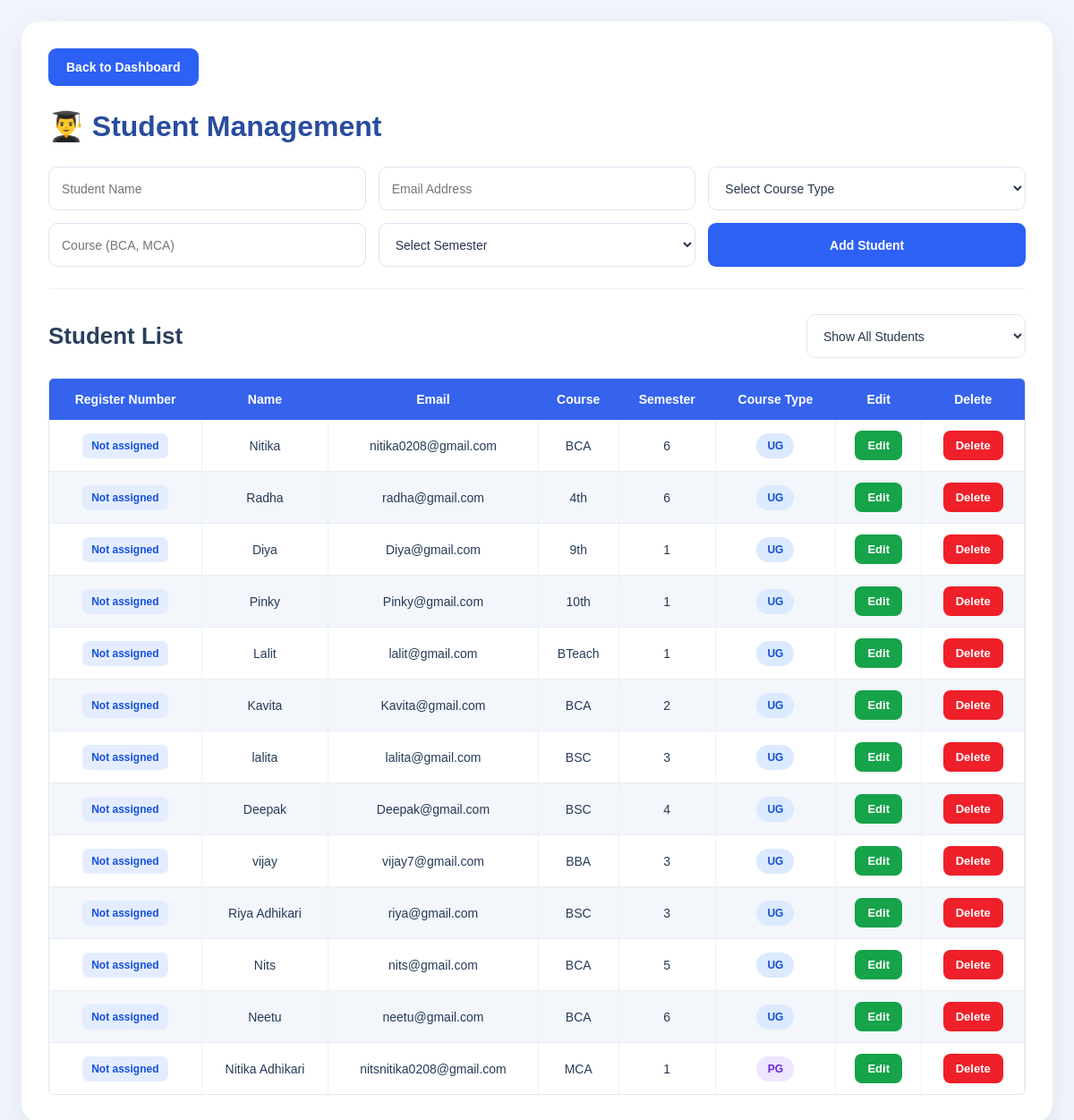
The app's page /students, older data.
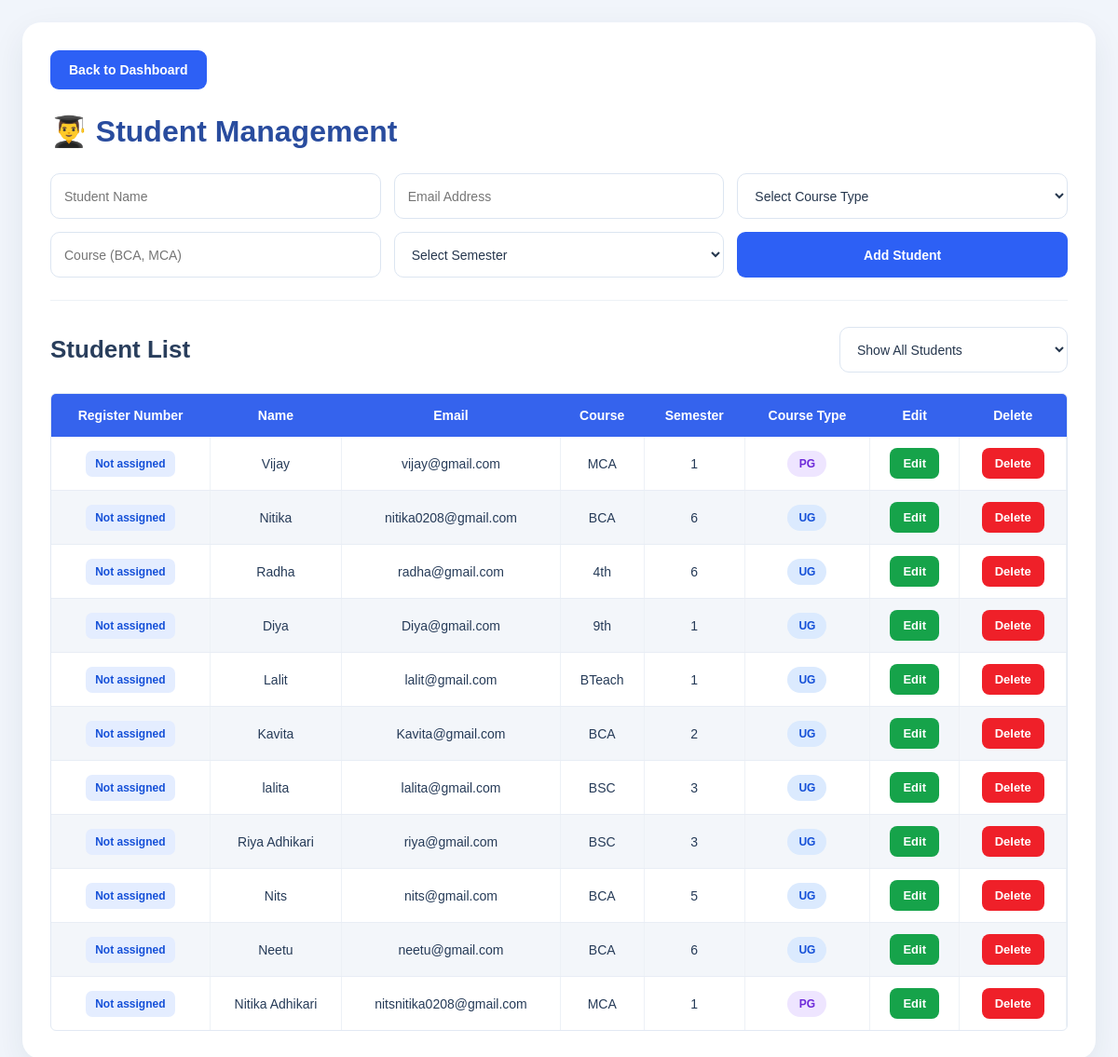
The same page, newer data.
### tables this page shows
CREATE TABLE students (
            id INTEGER PRIMARY KEY AUTOINCREMENT,
            name TEXT NOT NULL,
            email TEXT,
            course TEXT,
            semester TEXT,
            course_type TEXT DEFAULT 'UG'
        );

### app.py (the view, shortened to what this page needs)
@app.route("/students", methods=["GET", "POST"])
def students():
    conn = get_db()
    course_filter = request.args.get(
        "course_type", ""
    ).strip().upper()
    if course_filter not in ("UG", "PG"):
        course_filter = ""
    students_data = conn.execute("""
        SELECT
            s.*,
            UPPER(TRIM(COALESCE(s.course_type, '')))
                AS display_course_type
        FROM students s
        ORDER BY s.id DESC
    """).fetchall()
    conn.close()
    return render_template(
        "students.html",
        students=students_data,
        course_filter=course_filter
    )

### app.py (called while the page is built)
def get_db():
    conn = sqlite3.connect(DB_PATH)
    conn.row_factory = sqlite3.Row
    return conn

### templates/students.html (shortened to what this page needs)
<!DOCTYPE html>
<html lang="en">
<head>
</head>
<body>
<div class="container">
    <a href="{{ url_for('dashboard') }}" class="back-btn">
        Back to Dashboard
    </a>
    <h1>👨‍🎓 Student Management</h1>
    <form method="POST"
          action="{{ url_for('students') }}"
          class="student-form">
        <input
            type="text"
            name="name"
            placeholder="Student Name"
            required>
        <input
            type="email"
            name="email"
            placeholder="Email Address">
        <select name="course_type" required>
            <option value="">Select Course Type</option>
        </select>
        <input
            type="text"
            name="course"
            placeholder="Course (BCA, MCA)"
            required>
        <select name="semester" required>
            <option value="">Select Semester</option>
        </select>
        <button type="submit" class="add-btn">
            Add Student
        </button>
    </form>
    <hr class="divider">
    <div class="list-heading">
        <h2>Student List</h2>
        <select id="studentFilter" class="filter"
                aria-label="Filter students">
            <option value="ALL">Show All Students</option>
        </select>
    </div>
    <div class="table-wrapper">
        <table>
            <thead>
                <tr>
                    <th>Register Number</th>
                    <th>Name</th>
                    <th>Email</th>
                    <th>Course</th>
                    <th>Semester</th>
                    <th>Course Type</th>
                    <th>Edit</th>
                    <th>Delete</th>
                </tr>
            </thead>
            <tbody id="studentTableBody">
            {% for student in students %}
                {% set student_type = (student['course_type'] or '')|upper|trim %}
                <tr data-course-type="{{ student_type }}">
                    <td>
                        <span class="register-number">
                            {{ student['student_code'] or 'Not assigned' }}
                        </span>
                    </td>
                    <td>{{ student['name'] }}</td>
                    <td>{{ student['email'] or '-' }}</td>
                    <td>{{ student['course'] or '-' }}</td>
                    <td>{{ student['semester'] or '-' }}</td>
                    <td>
                        {% if student_type == 'UG' %}
                            <span class="course-badge ug">UG</span>
                        {% elif student_type == 'PG' %}
                            <span class="course-badge pg">PG</span>
                        {% else %}
                            <span class="course-badge unknown">Not Set</span>
                        {% endif %}
                    </td>
                    <td>
                        <a
                            href="{{ url_for('edit_student', id=student['id']) }}"
                            class="action-btn edit-btn">
                            Edit
                        </a>
                    </td>
                    <td>
                        <button
                            type="button"
                            class="action-btn delete-btn"
                            data-student-id="{{ student['id'] }}"
                            data-student-name="{{ student['name']|e }}"
                            onclick="openDeleteModal(this)">
                            Delete
                        </button>
                    </td>
                </tr>
            {% else %}
                <tr>
                    <td colspan="8" class="empty-row">
                        No students found. Add your first student above.
                    </td>
                </tr>
            {% endfor %}
            </tbody>
        </table>
    </div>
</div>
</body>
</html>

Row changes from the older to the newer data that the page shows:
removed students: student "Not assigned", name "Pinky", email "Pinky@gmail.com", course "10th", semester "1", shows "UG"
removed students: student "Not assigned", name "Deepak", email "Deepak@gmail.com", course "BSC", semester "4", shows "UG"
removed students: student "Not assigned", name "vijay", email "vijay7@gmail.com", course "BBA", semester "3", shows "UG"
added students: student "Not assigned", name "Vijay", email "vijay@gmail.com", course "MCA", semester "1", shows "PG"
